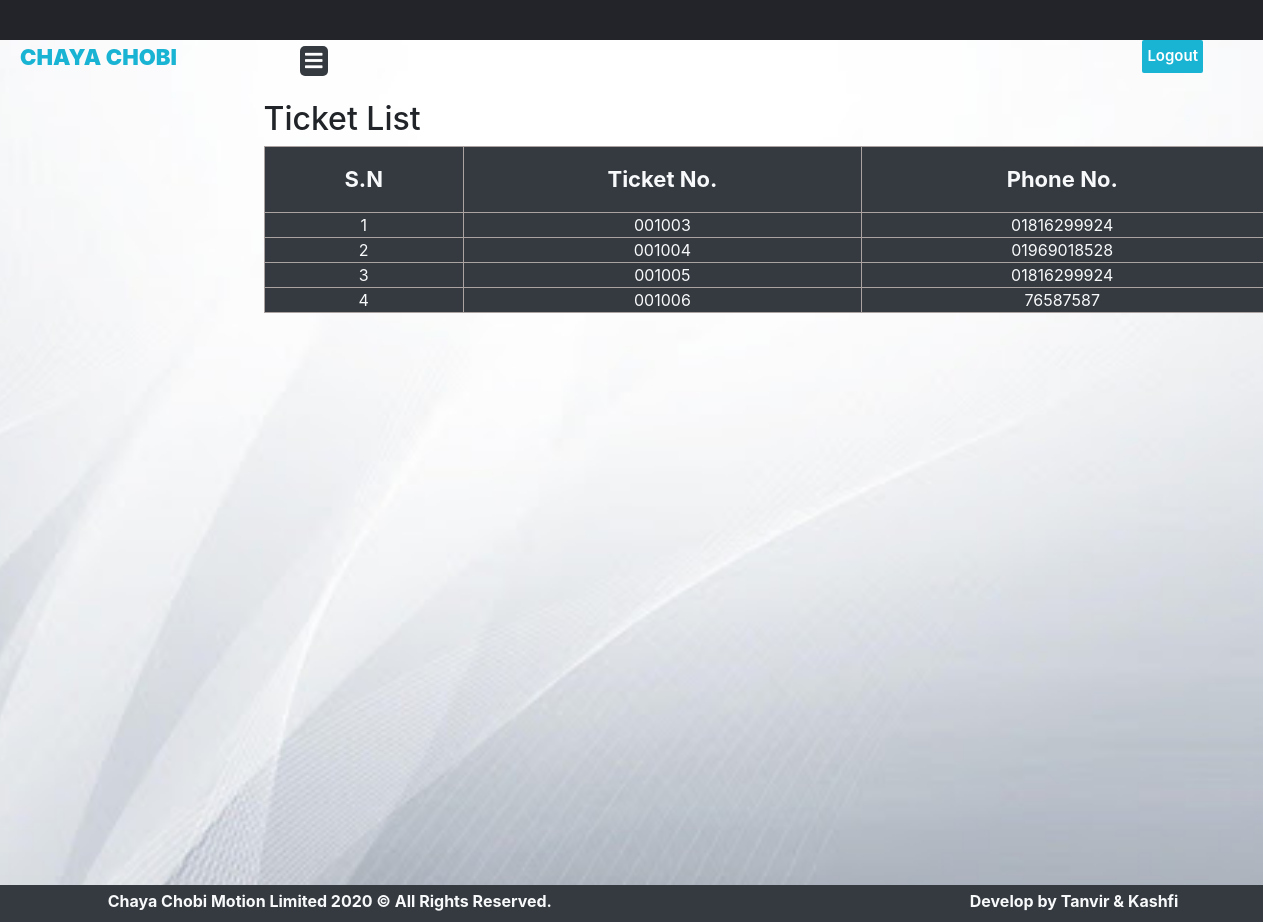
The app's page /admin_booking.php with its own data.
### tables this page shows
CREATE TABLE `booking` (
  `id` int(20) NOT NULL,
  `phone` varchar(255) NOT NULL
);

### bookings.php (the view, shortened to what this page needs)
<!DOCTYPE html>
<html lang="en" dir="ltr">
  <head>
    <link rel="stylesheet" href="assets/css/style.css" type="text/css">
    <link rel="stylesheet" href="https://stackpath.bootstrapcdn.com/bootstrap/4.5.2/css/bootstrap.min.css">
    </head>
  <body>
<div class="row">
  <div class="col-md-2">
  </div>
  <div class="col-md-8 ml-5">
    <h2>Ticket List</h2>
    <table style="width:1000px;" class="text-light text-center bg-dark"">
      <tr>
        <td class="p-3" style="font-size:22px;"><b>S.N</b></td>
        <td class="p-3" style="font-size:22px;"><b>Ticket No.</b></td>
        <td class="p-3" style="font-size:22px;"><b>Phone No.</b></td>
      </tr>
      <?php
      $conn = new mysqli('localhost','root','','website_project');
    $sql = "SELECT * FROM booking";
    $result = $conn->query($sql);
    if ($result->num_rows > 0) {
      $snCount=1;
            while($row = $result->fetch_assoc()) {?>
      <tr>
        <td> <?php echo $snCount;  $snCount++;?> </td>
        <td>00100<?php echo $row["id"]; ?> </td>
        <td> <?php echo $row["phone"]; ?> </td>
      </tr>
           <?php
           }
       }
       ?>
    </table>
  </div>
  </div>
</div>
<br><br><br>
 <div style="margin-top:500px;" class="bg-dark text-light pt-1">
  <div class="row">
    <div class="col-md-1 mt-1">
    </div>
    <div class="col-md-6">
      <b>Chaya Chobi Motion Limited 2020 © All Rights Reserved.</b>
    </div>
    <div class="col-md-2">
    </div>
    <div class="col-md-3 ">
      <b>Develop by Tanvir & Kashfi</b>
    </div>
  </div>
</div>
  </body>
</html>

### assets/css/stylea.css (style rules this page uses)
body { margin: 0; padding: 0; font-family: "Roboto", sans-serif; }

### assets/css/style.css (style rules this page uses)
* { padding: 0; margin: 0; scroll-behavior: smooth; }

### bookings.php (style rules this page uses)
body { background-image: url(photo/bg2.jpg); background-size: cover; background-repeat: no-repeat; background-position: top; background-attachment: fixed; }
table, th, td { border: 1px solid #AAA3A2; }

### records on screen
booking: id "3", phone "01816299924"
booking: id "4", phone "01969018528"
booking: id "5", phone "01816299924"
booking: id "6", phone "76587587"
